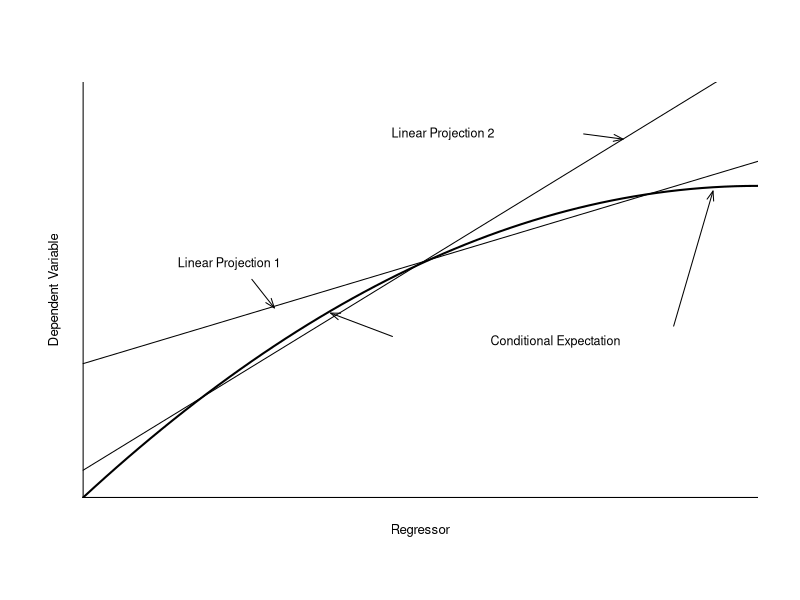
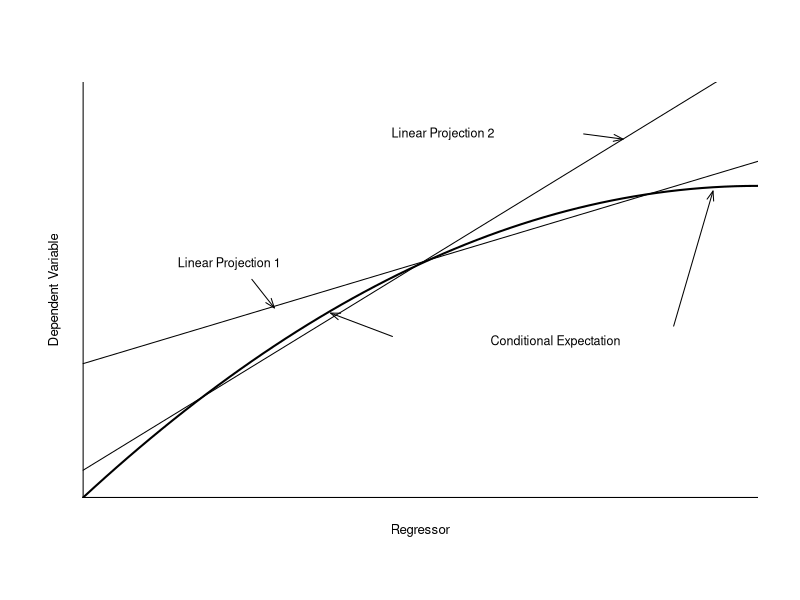

These figures' R source, in order:
################################################
### This file generates Figure 2.7
### Conditional Mean and Two Linear Projections 
################################################


# draw (x1,y1) and (x2,y2) from DGPs
qq <- function(x)(x*2-(x^2/6))
n <- 10000
x1 <- rnorm(n)+2
y1 <- qq(x1)+rnorm(n)
x2 <- rnorm(n)+4
y2 <- qq(x2)+rnorm(n)

# ols fit 
test <- data.frame(x1 = seq(0,60,0.1))
test$x2 <- test$x1
fit1 <- predict(lm(y1~x1),test)
fit2 <- predict(lm(y2~x2),test)

leg1 <- "Conditional Expectation"
leg2 <- "Linear Projection 1"
leg3 <- "Linear Projection 2"

pdf("HANSEN2-7.pdf",family="Helvetica",colormodel='cmyk',width=4.5,height=4.5)
plot(test$x1,fit1,type="l",lty=1,xaxs="i",yaxs="i",xlim=c(-.01,6),ylim=c(-.01,8),ylab="",xlab="",bty="n",cex.axis=.75,yaxt="n",xaxt="n")
lines(c(0,6),c(0,0))
lines(c(0,0),c(0,8))
lines(test$x1,fit2,type="l")
lines(test$x1,qq(test$x1),type="l",lwd=2)
text(4.2,3,leg1,cex=.75)
text(1.3,4.5,leg2,cex=.75)
text(3.2,7,leg3,cex=.75)
arrows(2.75,3.1,2.2,3.55,angle=20,length=.1)
arrows(5.25,3.3,5.6,5.9,angle=20,length=.1)
arrows(4.45,7,4.8,6.9,angle=20,length=.1)
arrows(1.5,4.2,1.7,3.65,angle=20,length=.1)
title(xlab="Regressor",line=1,cex.lab=.8)
title(ylab="Dependent Variable",line=1,cex.lab=.8)
dev.off()

postscript("HANSEN2-7.eps",paper="special",width=4.5,height=4.5,horizontal=FALSE,onefile=FALSE,family="Helvetica",colormodel='cmyk')
plot(test$x1,fit1,type="l",lty=1,xaxs="i",yaxs="i",xlim=c(-.01,6),ylim=c(-.01,8),ylab="",xlab="",bty="n",cex.axis=.75,yaxt="n",xaxt="n")
lines(c(0,6),c(0,0))
lines(c(0,0),c(0,8))
lines(test$x1,fit2,type="l")
lines(test$x1,qq(test$x1),type="l",lwd=2)
text(4.2,3,leg1,cex=.75)
text(1.3,4.5,leg2,cex=.75)
text(3.2,7,leg3,cex=.75)
arrows(2.75,3.1,2.2,3.55,angle=20,length=.1)
arrows(5.25,3.3,5.6,5.9,angle=20,length=.1)
arrows(4.45,7,4.8,6.9,angle=20,length=.1)
arrows(1.5,4.2,1.7,3.65,angle=20,length=.1)
title(xlab="Regressor",line=1,cex.lab=.8)
title(ylab="Dependent Variable",line=1,cex.lab=.8)
dev.off()
